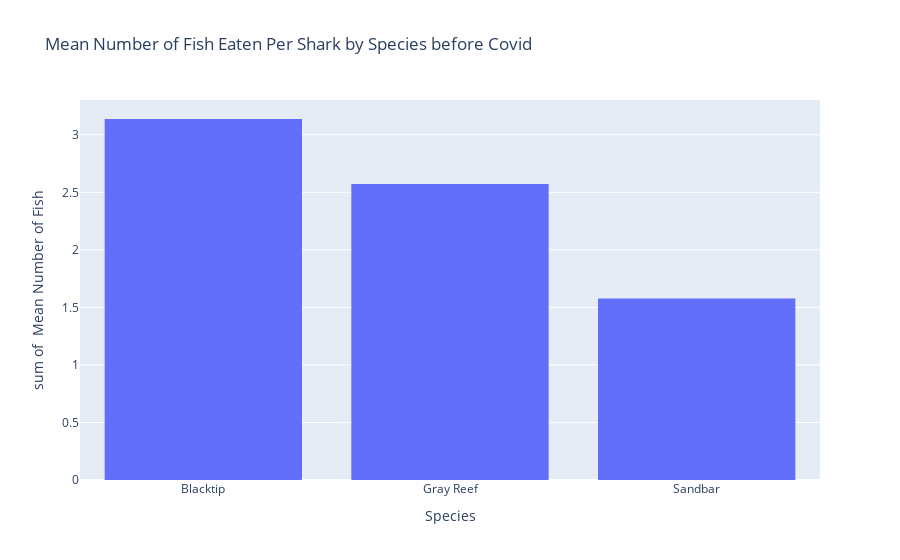

The notebook cell this image was saved under:
### Code cell
# Graph Mean Number of Fish Eaten For Each Species pre covid

Species_Eaten_Means_pre = {'Species': ['Blacktip', 'Gray Reef', 'Sandbar'],
        'Mean': [round(Sandbar_pre.mean()/2,3),round(BT_pre.mean()/5,3), round(GR_pre.mean()/5,3)]}

Species_Eaten_Means_pre_df = pd.DataFrame(Species_Eaten_Means_pre, columns = ['Species', 'Mean'])

Species_Eaten_Means_Sorted_pre = Species_Eaten_Means_pre_df.sort_values(by=['Mean'], ascending = False)

fig = px.histogram(Species_Eaten_Means_Sorted_pre, x="Species", y="Mean", 
                   title = "Mean Number of Fish Eaten Per Shark by Species before Covid",
                  labels={
                     "Species": "Species",
                     "Mean": " Mean Number of Fish",
                 })
fig.show()

### Figure 1 — Plotly figure (JSON) as saved in the notebook; plotly's stock layout.template omitted (floating-point values rounded to 4 significant figures)
{"data": [{"alignmentgroup": "True", "bingroup": "x", "histfunc": "sum", "hovertemplate": "Species=%{x}<br>sum of  Mean Number of Fish=%{y}<extra></extra>", "legendgroup": "", "marker": {"color": "#636efa"}, "name": "", "offsetgroup": "", "orientation": "v", "showlegend": false, "type": "histogram", "x": ["Blacktip", "Gray Reef", "Sandbar"], "xaxis": "x", "y": [3.137, 2.572, 1.577], "yaxis": "y"}], "layout": {"barmode": "relative", "legend": {"tracegroupgap": 0}, "title": {"text": "Mean Number of Fish Eaten Per Shark by Species before Covid"}, "xaxis": {"anchor": "y", "domain": [0, 1], "title": {"text": "Species"}}, "yaxis": {"anchor": "x", "domain": [0, 1], "title": {"text": "sum of  Mean Number of Fish"}}}}
